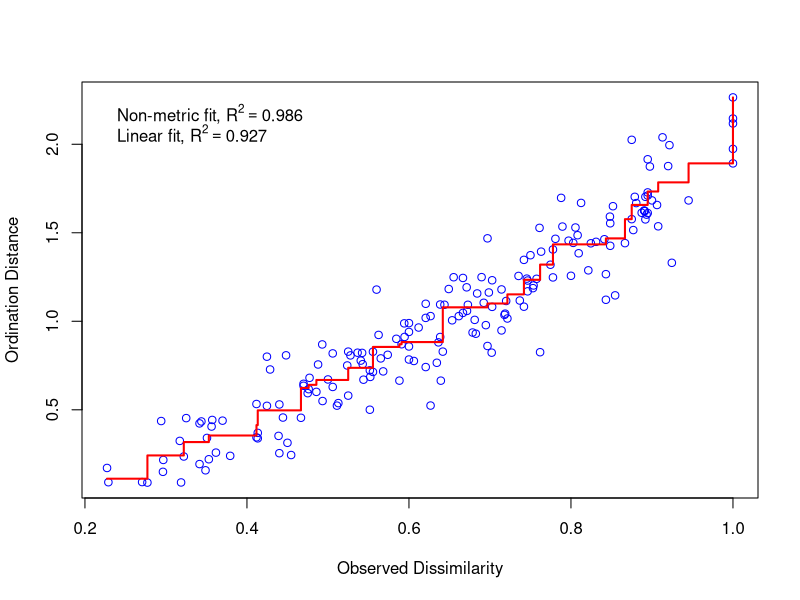
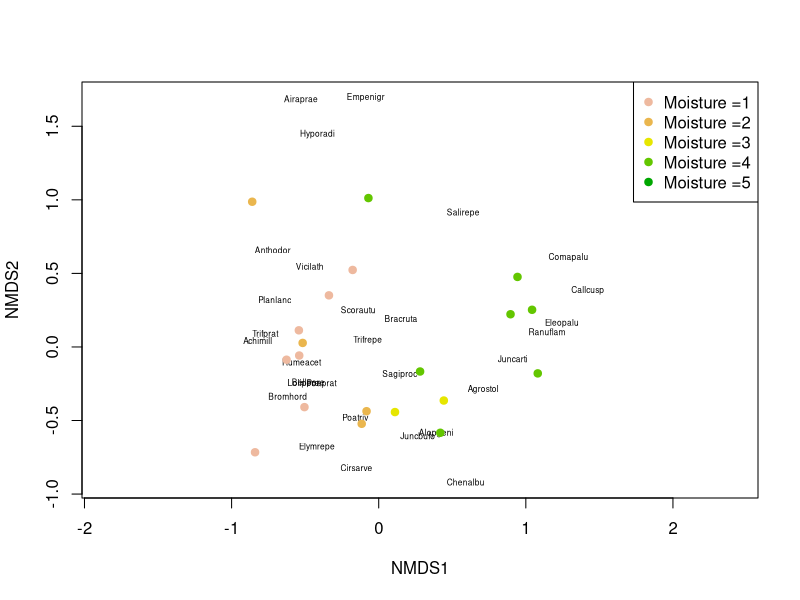
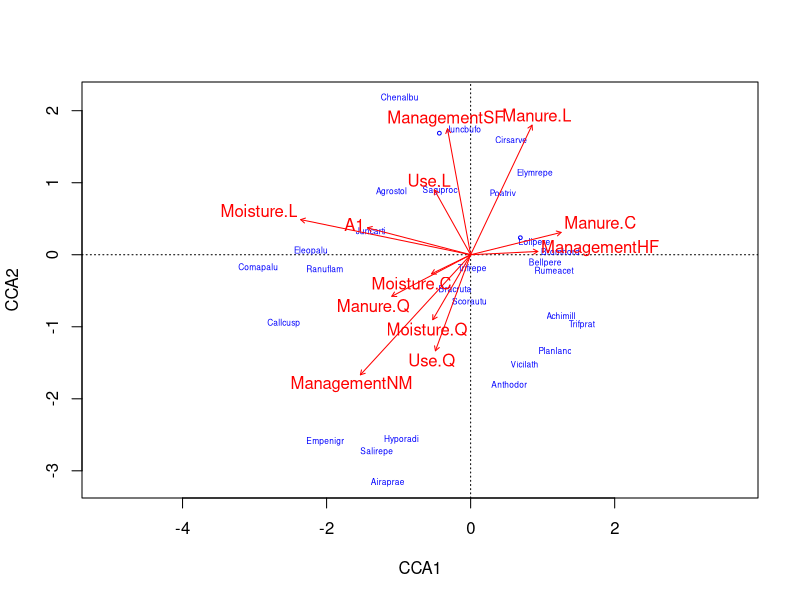
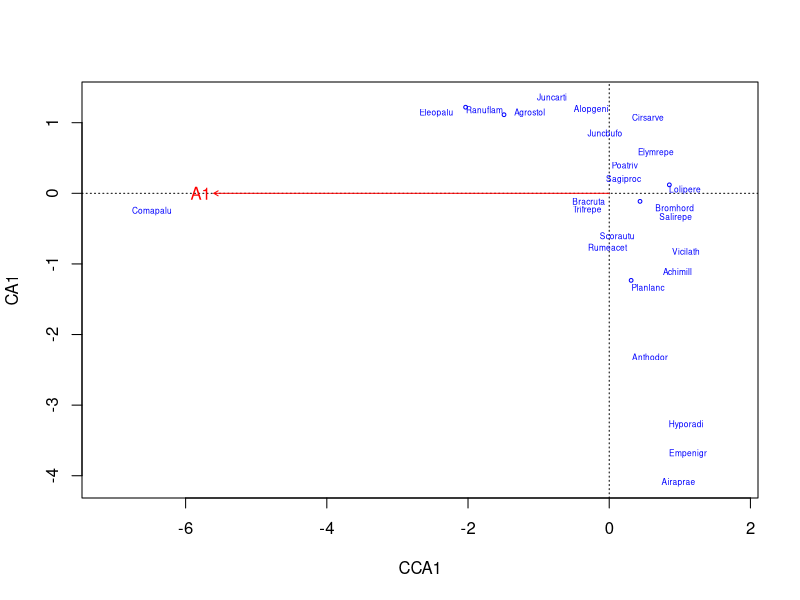
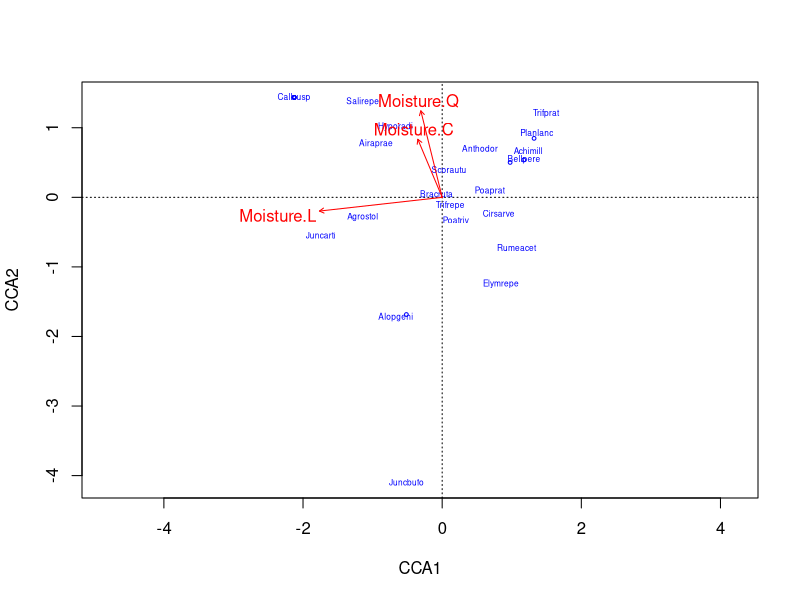
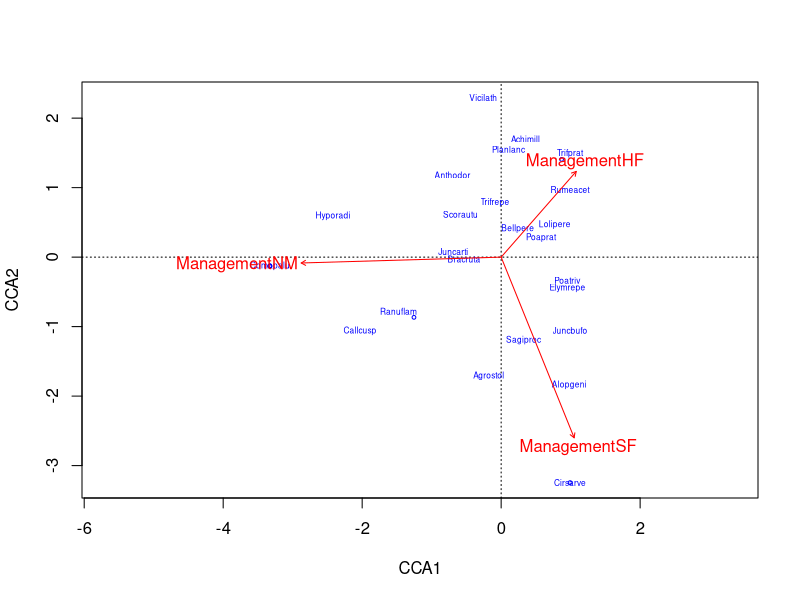
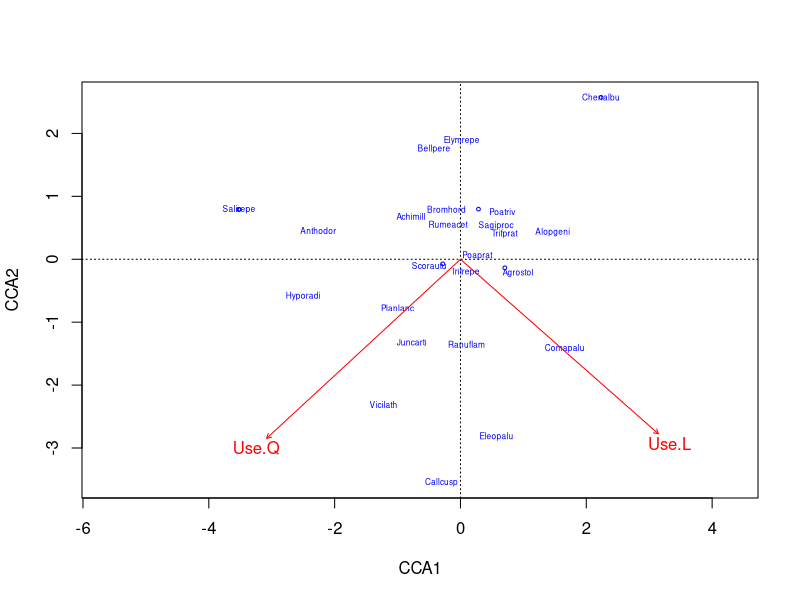
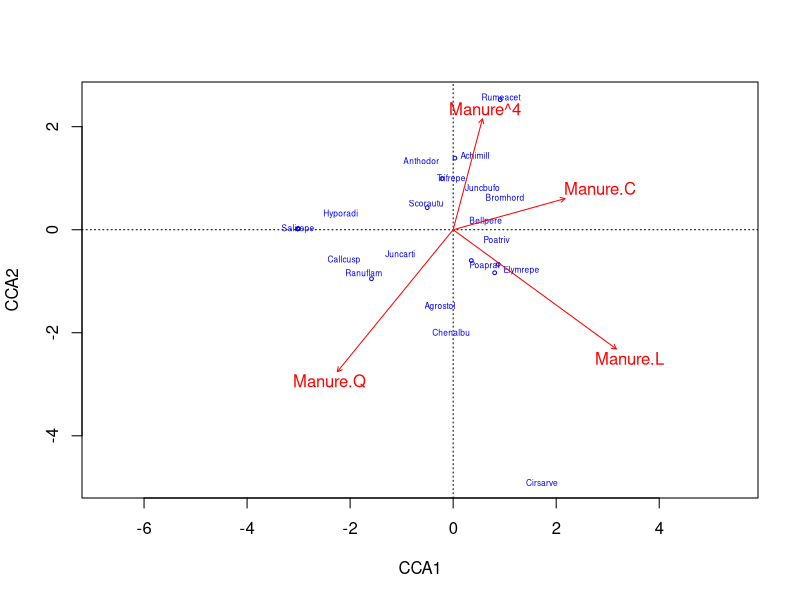

These figures' R source, in order:
## ---- chunk 1
library(vegan)
data(dune)
data(dune.env)
?dune
## ---- chunk 2
#make the nmds model 
#remember: 
  #NMDS Maximizes rank-order correlation between distance measures and distance in ordination        #space. Points are moved to minimize “stress”. Stress is a measure of the mismatch between the     #two kinds of distance indirect, so only a single matrix is analyzed
  #bray-curtis is default distance metric
dune_mds <- metaMDS(dune, distance = "bray")


#just for fun
stressplot(dune_mds) #shows goodness of fit of the model, close to the line = low stress value
## ---- chunk 3

    plot(dune_mds, type='n')
    text(dune_mds, 'sp', cex=.5)
    # generate vector of colors 
    color_vect = rev(terrain.colors(6))[-1]
    points(dune_mds, 'sites', pch=19, 
           col=color_vect[dune.env$Moisture])
    legend('topright', paste("Moisture =", 1:5, sep=''), 
           col=color_vect, pch=19)
## ---- chunk 4
#test of entire model
  #remember: variables are A1 (measure of soil thickness), moisture, management, use, and manure
cca_dune <- cca(dune ~ ., data=dune.env)
RsquareAdj(cca_dune, 100)
anova(cca_dune, permutations = 999)
anova(cca_dune, by='margin', permutations = 999)


plot(cca_dune, type='n', scaling=1)
orditorp(cca_dune, display='sp', cex=0.5, scaling=1, col='blue')
text(cca_dune, display='bp', col='red')

## ---- chunk 5
#test of individual explanatory variables: A1 
cca_dune_A1 <- cca(dune ~ A1, data=dune.env)
RsquareAdj(cca_dune_A1, 100)
anova(cca_dune_A1, permutations = 999)
anova(cca_dune_A1, by='margin', permutations = 999)


plot(cca_dune_A1, type='n', scaling=1)
orditorp(cca_dune_A1, display='sp', cex=0.5, scaling=1, col='blue')
text(cca_dune_A1, display='bp', col='red')
## ---- chunk 6
#test of individual explanatory variables: Moisture
cca_dune_moist <- cca(dune ~ Moisture, data=dune.env)
RsquareAdj(cca_dune_moist, 100)
anova(cca_dune_moist, permutations = 999)
anova(cca_dune_moist, by='margin', permutations = 999)


plot(cca_dune_moist, type='n', scaling=1)
orditorp(cca_dune_moist, display='sp', cex=0.5, scaling=1, col='blue')
text(cca_dune_moist, display='bp', col='red')
## ---- chunk 7
#test of individual explanatory variables: Management
cca_dune_mgmt <- cca(dune ~ Management, data=dune.env)
RsquareAdj(cca_dune_mgmt, 100)
anova(cca_dune_mgmt, permutations = 999)
anova(cca_dune_mgmt, by='margin', permutations = 999)


plot(cca_dune_mgmt, type='n', scaling=1)
orditorp(cca_dune_mgmt, display='sp', cex=0.5, scaling=1, col='blue')
text(cca_dune_mgmt, display='bp', col='red')
## ---- chunk 8
#test of individual explanatory variables: Use
cca_dune_use <- cca(dune ~ Use, data=dune.env)
RsquareAdj(cca_dune_use, 100)
anova(cca_dune_use, permutations = 999)
anova(cca_dune_use, by='margin', permutations = 999)


plot(cca_dune_use, type='n', scaling=1)
orditorp(cca_dune_use, display='sp', cex=0.5, scaling=1, col='blue')
text(cca_dune_use, display='bp', col='red')
## ---- chunk 9
#test of individual explanatory variables: Manure
cca_dune_manure <- cca(dune ~ Manure, data=dune.env)
RsquareAdj(cca_dune_manure, 100)
anova(cca_dune_manure, permutations = 999)
anova(cca_dune_manure, by='margin', permutations = 999)


plot(cca_dune_manure, type='n', scaling=1)
orditorp(cca_dune_manure, display='sp', cex=0.5, scaling=1, col='blue')
text(cca_dune_manure, display='bp', col='red')
